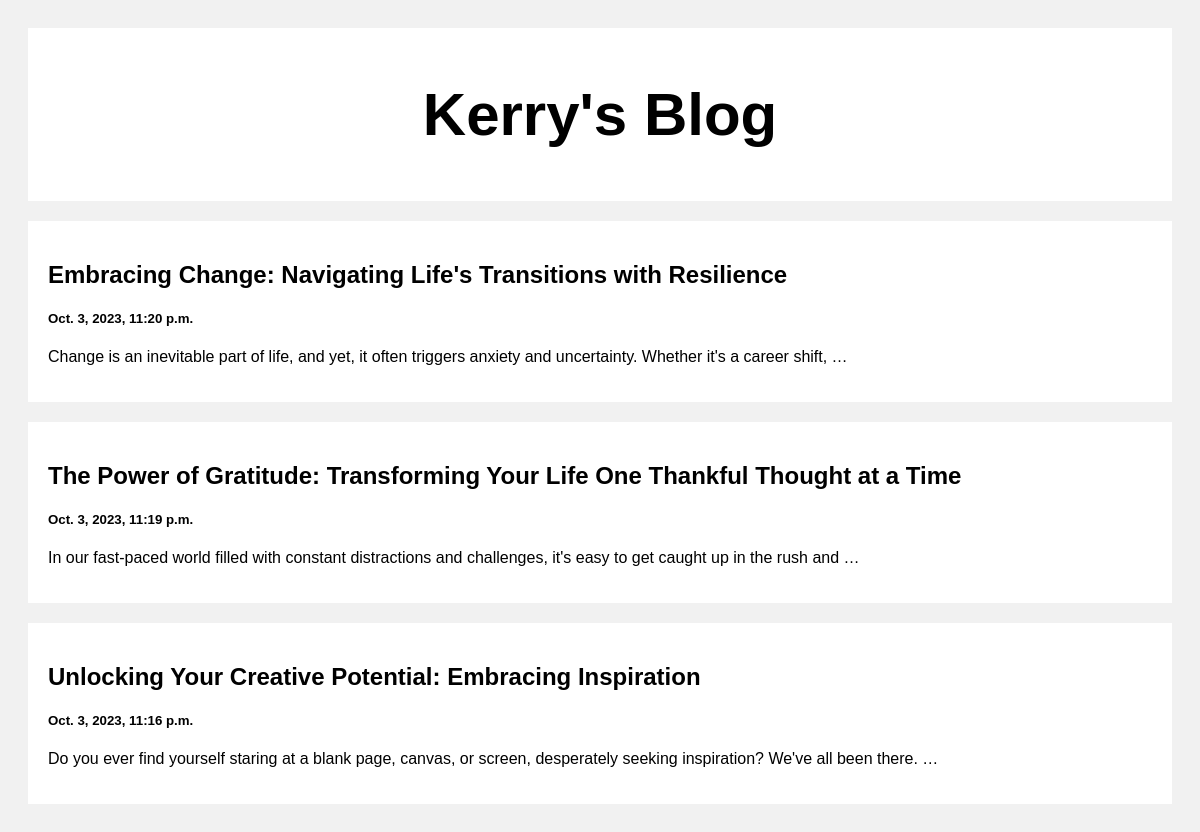
The page / on the database its author committed.
### posts/models.py (models this page shows)
class Post(models.Model):
    title = models.CharField(max_length=100)
    body = models.CharField(max_length=1000000)
    created_at = models.DateTimeField(default=datetime.now, blank=True)

### posts/views.py (the view)
# urls.py: path('', views.index, name='index'),
def index(request):
    posts = Post.objects.all()
    return render(request, 'index.html', {'posts': posts})

### templates/index.html (shortened to what this page needs)
<!DOCTYPE html>
<html>
  <head>
  </head>
  <body>
    <div class="header">
      <h2>Kerry's Blog</h2>
    </div>
    <div class="row">
      <div class="leftcolumn">
        {% for post in posts reversed %}
        <div class="card">
          <a
            style="text-decoration: none; color: black"
            href="/post/{{post.id}}"
          >
            <h2>{{post.title}}</h2>
            <h5>{{post.created_at}}</h5>
            <p>{{post.body|truncatewords:20}}</p>
          </a>
        </div>
        {% endfor %}
      </div>
    </div>
  </body>
</html>

### templates/index.html (style rules this page uses)
* { box-sizing: border-box; }
body { font-family: Arial; padding: 20px; background: #f1f1f1; }
.header { padding: 2px; font-size: 40px; text-align: center; background: white; }
.leftcolumn { float: left; width: 100%; }
.card { background-color: white; padding: 20px; margin-top: 20px; }
.row:after { content: ""; display: table; clear: both; }

### rows shown on the page
Post: title "Embracing Change: Navigating Life's Transitions with Resilience", created_at "Oct. 3, 2023, 11:20 p.m.", body "Change is an inevitable part of life, and yet, it often triggers anxiety and uncertainty. Whether it's a career shift, …"
Post: title "The Power of Gratitude: Transforming Your Life One Thankful Thought at a Time", created_at "Oct. 3, 2023, 11:19 p.m.", body "In our fast-paced world filled with constant distractions and challenges, it's easy to get caught up in the rush and …"
Post: title "Unlocking Your Creative Potential: Embracing Inspiration", created_at "Oct. 3, 2023, 11:16 p.m.", body "Do you ever find yourself staring at a blank page, canvas, or screen, desperately seeking inspiration? We've all been there. …"
